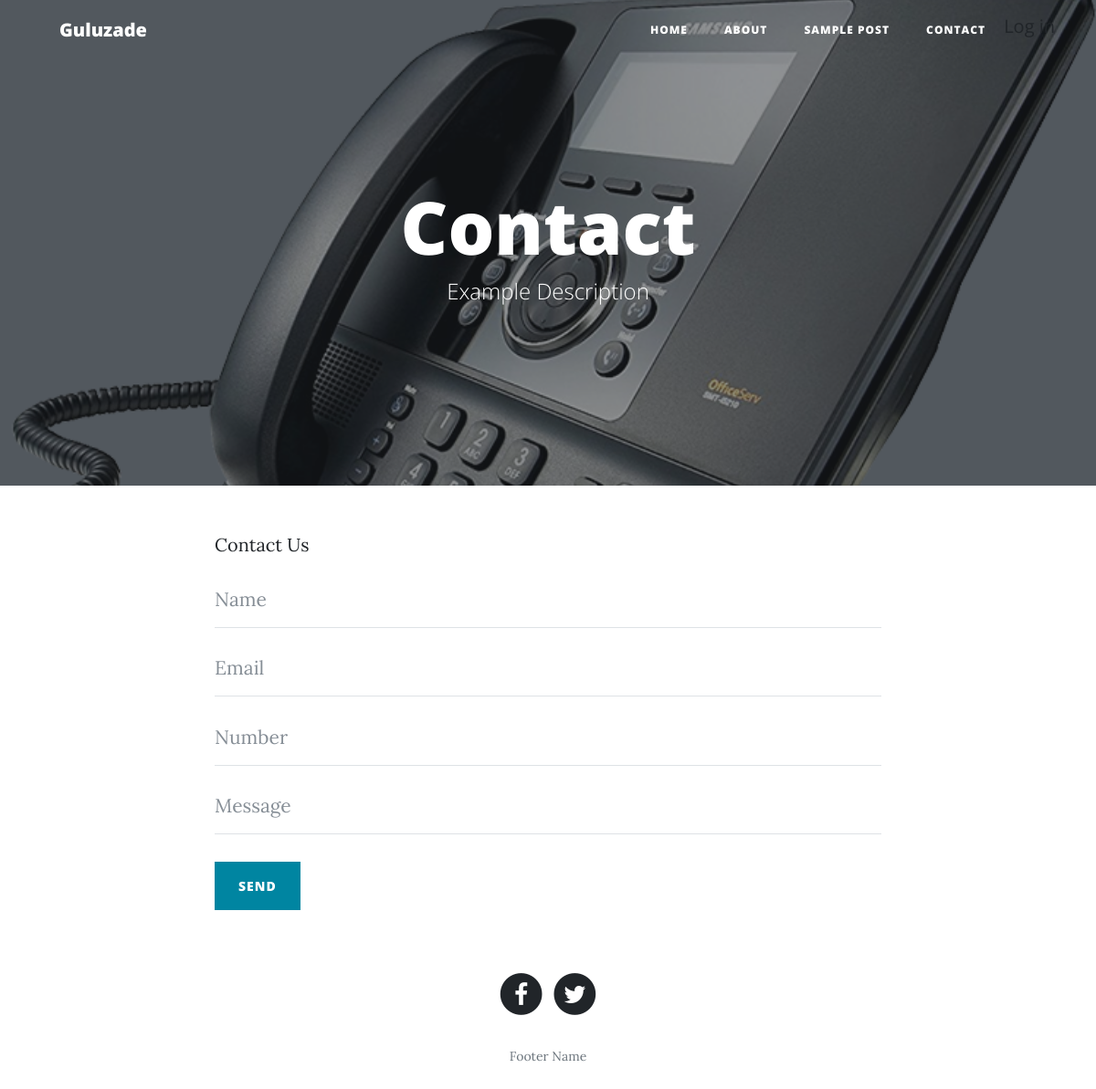
Page /contact/ on the committed database.
### todo_app/models.py (models this page shows, shortened)
class Main_title(models.Model):
    sitename = models.CharField(max_length=255)
    mainname = models.CharField(max_length=250)
    footername = models.CharField(max_length=250)

class Menu(models.Model):
    title = models.CharField(max_length=250)
    url = models.CharField(max_length=250, null=True, blank=True)

class Contact_me(models.Model):
    title = models.CharField(max_length=250)
    description = models.CharField(max_length=250)
    text = models.TextField()
    img = models.ImageField(upload_to="contact_photo")

class icon(models.Model):
    icon = models.CharField(max_length=255)
    link = models.URLField()

### todo_app/views.py (the view, shortened to what this page needs)
# urls.py: path('contact/',contact,name="contact"),
def contact(request):
    context = common_data()
    context["contact_me"] = Contact_me.objects.all().last()
    context["contact_form"] = ContactForm()
    return render(request, "contact.html", context)

### todo_app/forms.py
class ContactForm(forms.ModelForm):
    class Meta:
        model = Contact
        fields = [
            "name", "email",
            "number", "message"]
        widgets = {
            "name": forms.TextInput(attrs={"class": "form-control", "placeholder": "Name"}),
            "email": forms.EmailInput(attrs={"class": "form-control", "placeholder": "Email"}),
            "number": forms.NumberInput(attrs={"class": "form-control", "placeholder": "Number"}),
            "message": forms.TextInput(attrs={"class": "form-control", "placeholder": "Message"}),
        }

### todo_app/views.py (called while the page is built)
def common_data():
    context = {}
    context["title"] = Main_title.objects.last()
    context["menu"] = Menu.objects.all()
    context["icon"] = icon.objects.all()
    return context

### todo_app/templates/contact.html (shortened to what this page needs)
{% extends "base.html" %}
{% block body %}
    <header class="masthead" style="background-image: url('{{ contact_me.img.url }}')">
        <div class="overlay"></div>
        <div class="container">
            <div class="row">
                <div class="col-lg-8 col-md-10 mx-auto">
                    <div class="page-heading">
                        <h1>{{ contact_me.title }}</h1>
                        <span class="subheading">{{ contact_me.description }}</span>
                    </div>
                </div>
            </div>
        </div>
    </header>
    <div class="container">
    <div class="row">
        <div class="col-lg-8 mx-auto">
            <form method="POST" id="contact_form">
                <div class="div">{{ contact_me.text }}</div>
                {% for i in contact_form %}
                    <div class="control-group">
                        <div class="form-group floating-label-form-group controls mb-0 pb-2">
                            {{ i }}
                        </div>
                    </div>
                {% endfor %}
                <br>
                <div class="form-group">
                    <button type="submit" data-toggle="modal" data-target="#exampleModalLong"
                            class="btn btn-primary btn-xl" id="sendMessageButton">Send
                    </button>
                </div>
            </form>
        </div>
    </div>
    </div>
{% endblock %}

### todo_app/templates/base.html (shortened to what this page needs)
<!DOCTYPE html>
<html lang="en">
{% load static %}
<head>
    <link href="{% static 'vendor/bootstrap/css/bootstrap.min.css' %}" rel="stylesheet">
    <link rel="stylesheet" href="https://maxcdn.bootstrapcdn.com/bootstrap/4.3.1/css/bootstrap.min.css">
    <link href="vendor/font-awesome/css/font-awesome.min.css" rel="stylesheet" type="text/css">
    <link href="{% static 'css/clean-blog.min.css' %}" rel="stylesheet">
    <link rel="stylesheet" href="https://cdnjs.cloudflare.com/ajax/libs/font-awesome/4.7.0/css/font-awesome.min.css">
</head>
<body>
<nav class="navbar navbar-expand-lg navbar-light fixed-top" id="mainNav">
    <div class="container">
        <a class="navbar-brand" href="{% url 'home' %}">{{ title.sitename }}</a>
        <div class="collapse navbar-collapse" id="navbarResponsive">
            <ul class="navbar-nav ml-auto">
                {% for menu_list in menu %}
                    <li class="nav-item">
                        <a class="nav-link" href="{{ menu_list.url }}">{{ menu_list.title }}</a>
                    </li>
                {% endfor %}
                {% if not request.user.is_authenticated %}
                    <a href="{% url 'login-view' %}">Log in</a>
                {% endif %}
            </ul>
        </div>
    </div>
</nav>
{% block body %}
{% endblock %}
<footer>
    <div class="container">
        <div class="row">
            <div class="col-lg-8 col-md-10 mx-auto">
                <ul class="list-inline text-center">
                    {% for i in icon %}
                        <a href="{{ i.link }}">
                              <span class="fa-stack fa-lg">
                                <i class="fa fa-circle fa-stack-2x"></i>
                                <i class="fa {{ i.icon }} fa-stack-1x fa-inverse"></i>
                              </span>
                        </a>
                    {% endfor %}
                </ul>
                <p class="copyright text-muted">{{ title.footername }}</p>
            </div>
        </div>
    </div>
</footer>
</body>
</html>

### rows in the picture
Main_title: sitename "Guluzade", footername "Footer Name"
Menu: title "HOME"
Menu: title "ABOUT"
Menu: title "SAMPLE POST"
Menu: title "CONTACT"
Contact_me: img (picture), title "Contact", description "Example Description", text "Contact Us"
